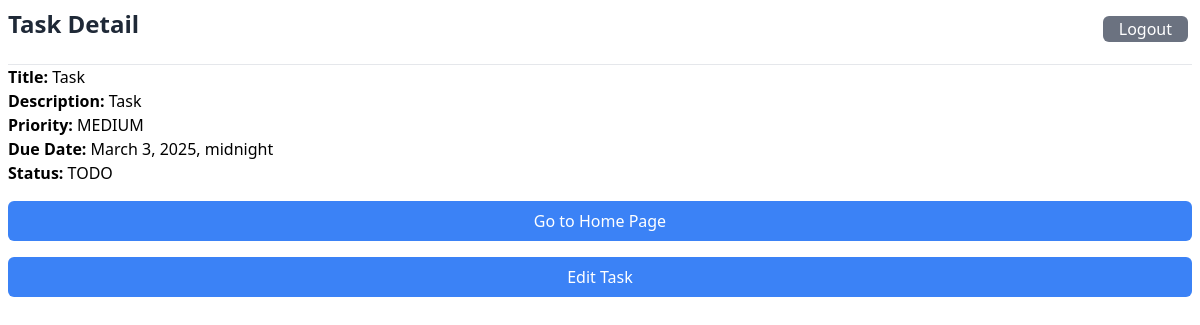
The app's page /23/detail/task/ (signed in) with its own data.
### tasks/models.py (models this page shows, shortened)
class Task(models.Model):
    PRIORITY_CHOICES = [
        ('LOW', 'Low'),
        ('MEDIUM', 'Medium'),
        ('HIGH', 'High')
    ]
    STATUS_CHOICES = [
        ('To Do', 'TODO'),
        ('In Progress', 'IN_PROGRESS'),
        ('Completed', 'COMPLETED')
    ]
    title = models.CharField(max_length=200)
    description = models.TextField(blank=True)
    created_at = models.DateTimeField(auto_now_add=True)
    updated_at = models.DateTimeField(auto_now=True)
    due_date = models.DateTimeField(null=True, blank=True)
    priority = models.CharField(
            max_length=10,
            choices=PRIORITY_CHOICES,
            default='MEDIUM'
        )
    status = models.CharField(
            max_length=20,
            choices=STATUS_CHOICES,
            default='TODO'
        )
    user = models.ForeignKey(
            settings.AUTH_USER_MODEL,
            on_delete=models.CASCADE,
            related_name='tasks'
        )
    class Meta:
      ordering = ['-created_at']

### tasks/views.py (the view)
# urls.py: path('<int:pk>/detail/task/', views.task_detail, name="task-detail"),
@login_required(login_url="/users/login")
def task_detail(request, pk):
  task = Task.objects.get(pk=pk)
  return render(request, "tasks/task_detail.html", { "task": task })

### tasks/templates/tasks/task_detail.html (shortened to what this page needs)
{% extends '../base.html' %}
{% block header %}{{ task.title }} Detail{% endblock %}
{% block content %}
<div>
  <hr>
  <p><strong>Title: </strong>{{ task.title }}</p>
  <p><strong>Description: </strong>{{ task.description }}</p>
  <p><strong>Priority: </strong>{{ task.priority }}</p>
  <p><strong>Due Date: </strong>{{ task.due_date }}</p>
  <p><strong>Status: </strong>{{ task.status }}</p>
  <div class="flex flex-col">
    <a href="{% url 'tasks:list-tasks' %}" class="w-full bg-blue-500 hover:bg-blue-600 text-white font-medium py-2 px-4 rounded-md transition-colors duration-300 mt-4 text-center">Go to Home Page</a>
    <a href="{% url 'tasks:update-task' task.pk %}" class="w-full bg-blue-500 hover:bg-blue-600 text-white font-medium py-2 px-4 rounded-md transition-colors duration-300 mt-4 text-center">Edit {{ task.title }}</a>
  </div>
</div>
{% endblock %}

### records on screen
Task: title "Task", description "Task", priority "MEDIUM", due_date "March 3, 2025, midnight", status "TODO"
